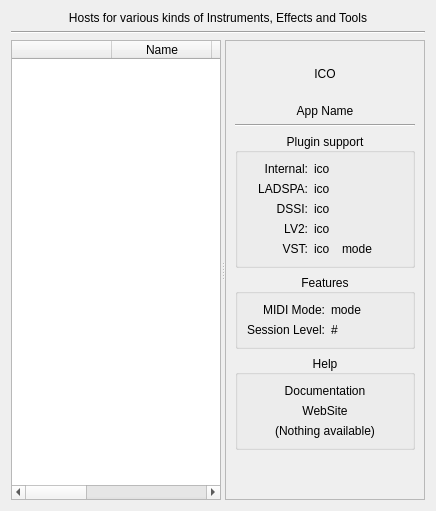
     <widget class="QWidget" name="host">
      <attribute name="title">
       <string>Host</string>
      </attribute>
      <layout class="QVBoxLayout" name="verticalLayout_16">
       <item>
        <widget class="QLabel" name="label_20">
         <property name="maximumSize">
          <size>
           <width>16777215</width>
           <height>16</height>
          </size>
         </property>
         <property name="text">
          <string>Hosts for various kinds of Instruments, Effects and Tools</string>
         </property>
         <property name="alignment">
          <set>Qt::AlignCenter</set>
         </property>
        </widget>
       </item>
       <item>
        <widget class="Line" name="line_5">
         <property name="orientation">
          <enum>Qt::Horizontal</enum>
         </property>
        </widget>
       </item>
       <item>
        <widget class="QSplitter" name="splitter_Host">
         <property name="orientation">
          <enum>Qt::Horizontal</enum>
         </property>
         <widget class="QTableWidget" name="listHost">
          <property name="contextMenuPolicy">
           <enum>Qt::CustomContextMenu</enum>
          </property>
          <property name="editTriggers">
           <set>QAbstractItemView::NoEditTriggers</set>
          </property>
          <property name="alternatingRowColors">
           <bool>true</bool>
          </property>
          <property name="selectionMode">
           <enum>QAbstractItemView::SingleSelection</enum>
          </property>
          <property name="selectionBehavior">
           <enum>QAbstractItemView::SelectRows</enum>
          </property>
          <property name="sortingEnabled">
           <bool>true</bool>
          </property>
          <attribute name="horizontalHeaderStretchLastSection">
           <bool>true</bool>
          </attribute>
          <attribute name="verticalHeaderVisible">
           <bool>false</bool>
          </attribute>
          <attribute name="verticalHeaderDefaultSectionSize">
           <number>22</number>
          </attribute>
          <column>
           <property name="text">
            <string/>
           </property>
          </column>
          <column>
           <property name="text">
            <string>Name</string>
           </property>
          </column>
          <column>
           <property name="text">
            <string>Instruments</string>
           </property>
          </column>
          <column>
           <property name="text">
            <string>Effects</string>
           </property>
          </column>
          <column>
           <property name="text">
            <string>Template?</string>
           </property>
          </column>
          <column>
           <property name="text">
            <string>Release Model</string>
           </property>
          </column>
         </widget>
         <widget class="QFrame" name="frame_Host">
          <property name="minimumSize">
           <size>
            <width>200</width>
            <height>0</height>
           </size>
          </property>
          <property name="frameShape">
           <enum>QFrame::StyledPanel</enum>
          </property>
          <property name="frameShadow">
           <enum>QFrame::Raised</enum>
          </property>
          <layout class="QVBoxLayout" name="verticalLayout_4">
           <item>
            <widget class="QLabel" name="ico_app_host">
             <property name="minimumSize">
              <size>
               <width>0</width>
               <height>48</height>
              </size>
             </property>
             <property name="maximumSize">
              <size>
               <width>16777215</width>
               <height>48</height>
              </size>
             </property>
             <property name="text">
              <string>ICO</string>
             </property>
             <property name="alignment">
              <set>Qt::AlignCenter</set>
             </property>
            </widget>
           </item>
           <item>
            <widget class="QLabel" name="label_name_host">
             <property name="text">
              <string>App Name</string>
             </property>
             <property name="alignment">
              <set>Qt::AlignCenter</set>
             </property>
            </widget>
           </item>
           <item>
            <widget class="Line" name="line_4">
             <property name="orientation">
              <enum>Qt::Horizontal</enum>
             </property>
            </widget>
           </item>
           <item>
            <widget class="QGroupBox" name="group_plugin_host">
             <property name="title">
              <string>Plugin support</string>
             </property>
             <property name="alignment">
              <set>Qt::AlignCenter</set>
             </property>
             <layout class="QGridLayout" name="gridLayout_6">
              <item row="1" column="0">
               <widget class="QLabel" name="label_11">
                <property name="text">
                 <string>LADSPA:</string>
                </property>
                <property name="alignment">
                 <set>Qt::AlignRight|Qt::AlignTrailing|Qt::AlignVCenter</set>
                </property>
               </widget>
              </item>
              <item row="1" column="1" colspan="2">
               <widget class="QLabel" name="ico_ladspa_host">
                <property name="text">
                 <string>ico</string>
                </property>
               </widget>
              </item>
              <item row="2" column="0">
               <widget class="QLabel" name="label_14">
                <property name="text">
                 <string>DSSI:</string>
                </property>
                <property name="alignment">
                 <set>Qt::AlignRight|Qt::AlignTrailing|Qt::AlignVCenter</set>
                </property>
               </widget>
              </item>
              <item row="2" column="1" colspan="2">
               <widget class="QLabel" name="ico_dssi_host">
                <property name="text">
                 <string>ico</string>
                </property>
               </widget>
              </item>
              <item row="3" column="0">
               <widget class="QLabel" name="label_15">
                <property name="text">
                 <string>LV2:</string>
                </property>
                <property name="alignment">
                 <set>Qt::AlignRight|Qt::AlignTrailing|Qt::AlignVCenter</set>
                </property>
               </widget>
              </item>
              <item row="3" column="1" colspan="2">
               <widget class="QLabel" name="ico_lv2_host">
                <property name="text">
                 <string>ico</string>
                </property>
               </widget>
              </item>
              <item row="4" column="0">
               <widget class="QLabel" name="label_16">
                <property name="text">
                 <string>VST:</string>
                </property>
                <property name="alignment">
                 <set>Qt::AlignRight|Qt::AlignTrailing|Qt::AlignVCenter</set>
                </property>
               </widget>
              </item>
              <item row="4" column="1">
               <widget class="QLabel" name="ico_vst_host">
                <property name="maximumSize">
                 <size>
                  <width>22</width>
                  <height>16777215</height>
                 </size>
                </property>
                <property name="text">
                 <string>ico</string>
                </property>
               </widget>
              </item>
              <item row="4" column="2">
               <widget class="QLabel" name="label_vst_mode_host">
                <property name="text">
                 <string>mode</string>
                </property>
               </widget>
              </item>
              <item row="0" column="0">
               <widget class="QLabel" name="label_17">
                <property name="text">
                 <string>Internal:</string>
                </property>
                <property name="alignment">
                 <set>Qt::AlignRight|Qt::AlignTrailing|Qt::AlignVCenter</set>
                </property>
               </widget>
              </item>
              <item row="0" column="1">
               <widget class="QLabel" name="ico_internal_host">
                <property name="text">
                 <string>ico</string>
                </property>
               </widget>
              </item>
             </layout>
            </widget>
           </item>
           <item>
            <widget class="QGroupBox" name="group_features_host">
             <property name="title">
              <string>Features</string>
             </property>
             <property name="alignment">
              <set>Qt::AlignCenter</set>
             </property>
             <layout class="QGridLayout" name="gridLayout_7">
              <item row="0" column="0">
               <widget class="QLabel" name="label_18">
                <property name="text">
                 <string>MIDI Mode:</string>
                </property>
                <property name="alignment">
                 <set>Qt::AlignRight|Qt::AlignTrailing|Qt::AlignVCenter</set>
                </property>
               </widget>
              </item>
              <item row="0" column="1">
               <widget class="QLabel" name="label_midi_mode_host">
                <property name="text">
                 <string>mode</string>
                </property>
               </widget>
              </item>
              <item row="1" column="0">
               <widget class="QLabel" name="label_19">
                <property name="text">
                 <string>Session Level:</string>
                </property>
                <property name="alignment">
                 <set>Qt::AlignRight|Qt::AlignTrailing|Qt::AlignVCenter</set>
                </property>
               </widget>
              </item>
              <item row="1" column="1">
               <widget class="QLabel" name="label_session_level_host">
                <property name="text">
                 <string>#</string>
                </property>
               </widget>
              </item>
             </layout>
            </widget>
           </item>
           <item>
            <widget class="QGroupBox" name="group_help_host">
             <property name="title">
              <string>Help</string>
             </property>
             <property name="alignment">
              <set>Qt::AlignCenter</set>
             </property>
             <layout class="QVBoxLayout" name="verticalLayout">
              <item>
               <widget class="QLabel" name="url_documentation_host">
                <property name="text">
                 <string>Documentation</string>
                </property>
                <property name="alignment">
                 <set>Qt::AlignCenter</set>
                </property>
                <property name="openExternalLinks">
                 <bool>true</bool>
                </property>
               </widget>
              </item>
              <item>
               <widget class="QLabel" name="url_website_host">
                <property name="text">
                 <string>WebSite</string>
                </property>
                <property name="alignment">
                 <set>Qt::AlignCenter</set>
                </property>
                <property name="openExternalLinks">
                 <bool>true</bool>
                </property>
               </widget>
              </item>
              <item>
               <widget class="QLabel" name="label_no_help_host">
                <property name="text">
                 <string>(Nothing available)</string>
                </property>
                <property name="alignment">
                 <set>Qt::AlignCenter</set>
                </property>
               </widget>
              </item>
             </layout>
            </widget>
           </item>
           <item>
            <spacer name="verticalSpacer_3">
             <property name="orientation">
              <enum>Qt::Vertical</enum>
             </property>
             <property name="sizeHint" stdset="0">
              <size>
               <width>20</width>
               <height>40</height>
              </size>
             </property>
            </spacer>
           </item>
          </layout>
         </widget>
        </widget>
       </item>
      </layout>
     </widget>
